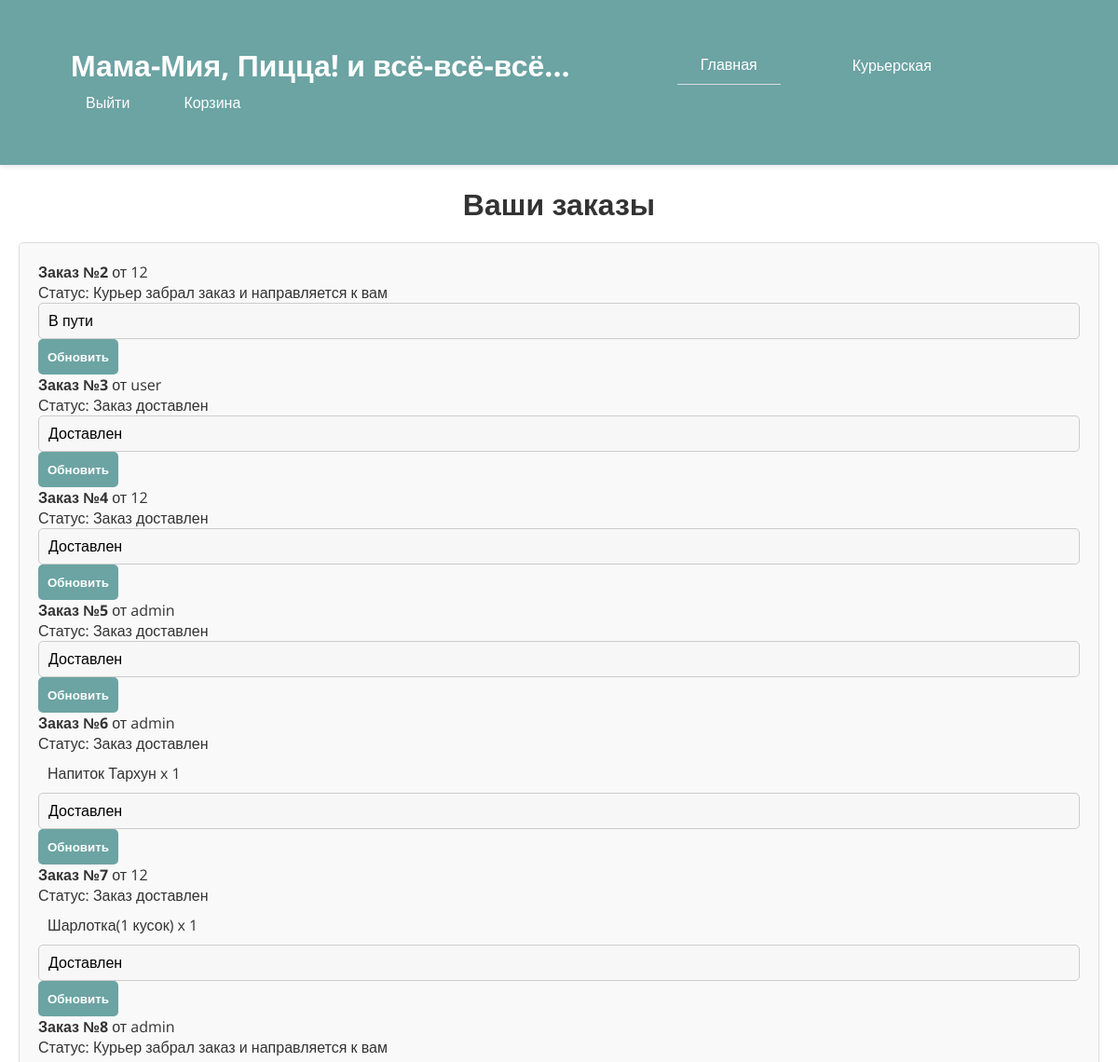
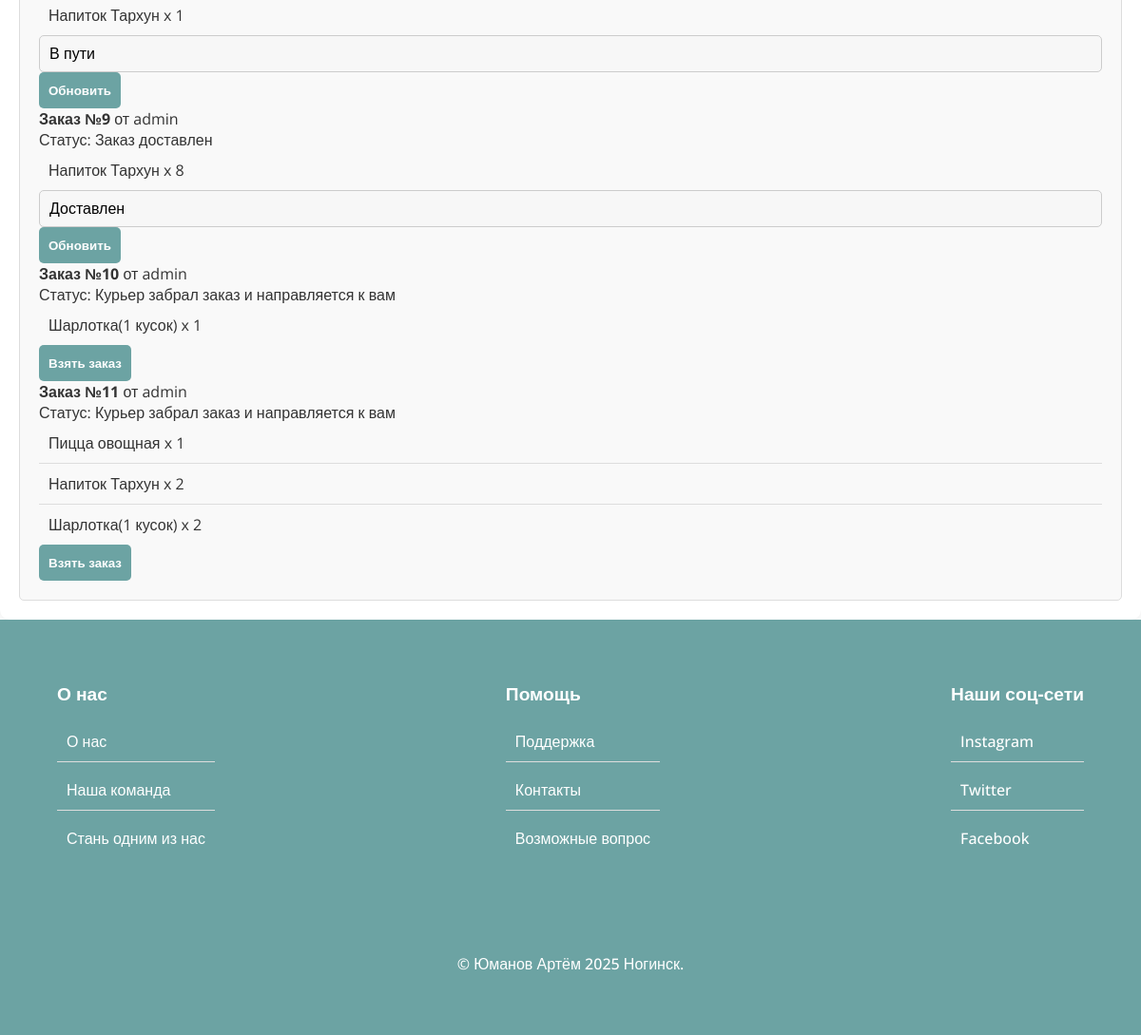
Screenshot of /courier/ (signed in) with the database file from the repository (2 pictures, top to bottom).
### main/models.py (models this page shows, shortened)
class Order(models.Model):
    STATUS_CHOICES = [
        ("Курьер забрал заказ и направляется к вам", "Курьер забрал заказ и направляется к вам"),
        ("Заказ доставлен", "Заказ доставлен"),
    ]
    user = models.ForeignKey(User, on_delete=models.CASCADE, related_name="orders")
    status = models.CharField(max_length=100, choices=STATUS_CHOICES, default="Курьер забрал заказ и направляется к вам")
    courier = models.ForeignKey(User, on_delete=models.SET_NULL, null=True, blank=True, related_name="deliveries")
    created_at = models.DateTimeField(auto_now_add=True)

class User(AbstractUser):
    is_courier = models.BooleanField(default=False)
    is_admin = models.BooleanField(default=False)

class OrderItem(models.Model):
    order = models.ForeignKey(Order, on_delete=models.CASCADE, related_name="items")
    product = models.ForeignKey(Product, on_delete=models.CASCADE)
    quantity = models.PositiveIntegerField(default=1)

class Product(models.Model):
    CATEGORY_CHOICES = [
        ("Горячее", "Горячее"),
        ("Второе", "Второе"),
        ("Напитки", "Напитки"),
        ("Десерты", "Десерты"),
    ]
    name = models.CharField(max_length=100)
    price = models.DecimalField(max_digits=8, decimal_places=2)
    image = models.ImageField(upload_to="uploads/")
    category = models.CharField(max_length=20, choices=CATEGORY_CHOICES)

### main/views.py (the view, shortened to what this page needs)
# urls.py: path('courier/', views.courier_panel_view, name='courier_panel'),
@login_required
def courier_panel_view(request):
    from .models import Order
    if not request.user.is_courier:
        return redirect('home')
    orders = Order.objects.filter(models.Q(courier=request.user) | models.Q(courier__isnull=True))
    return render(request, "main/courier_panel.html", {"orders": orders})

### main/templates/main/courier_panel.html (shortened to what this page needs)
{% extends "main/base.html" %}
{% load static %}
{% block content %}
<link rel="stylesheet" href="{% static 'main/css/panel.css' %}">
<link rel="stylesheet" href="{% static 'main/css/cart.css' %}">
<link rel="stylesheet" href="{% static 'main/css/cour.css' %}">
<div class="admin-container">
    <h1>Ваши заказы</h1>
    <div class="admin-section">
        <table id="order-list">
            <tbody>
                {% for order in orders %}
    <div class="order-block">
        <p><strong>Заказ №{{ order.id }}</strong> от {{ order.user.username }}</p>
        <p>Статус: {{ order.status }}</p>
        <ul>
            {% for item in order.items.all %}
                <li>{{ item.product.name }} x {{ item.quantity }}</li>
            {% endfor %}
        </ul>
        {% if not order.courier %}
            <form method="post">
                <button type="submit">Взять заказ</button>
            </form>
                {% else %}
                    <form method="post">
                        <select name="status">
                            <option value="Курьер забрал заказ и направляется к вам" {% if order.status == "Курьер забрал заказ и направляется к вам" %}selected{% endif %}>В пути</option>
                            <option value="Заказ доставлен" {% if order.status == "Заказ доставлен" %}selected{% endif %}>Доставлен</option>
                        </select>
                        <button type="submit">Обновить</button>
                    </form>
                {% endif %}
    </div>
        {% endfor %}
            </tbody>
        </table>
    </div>
</div>
{% endblock %}

### main/static/main/css/main.css (style rules this page uses)
* { margin: 0; padding: 0; box-sizing: border-box; }
body { font-family: "Open Sans", sans-serif; background-color: #ffffff; color: #333; margin: 0; }

### main/static/main/css/panel.css (style rules this page uses)
body { font-family: "Open Sans", sans-serif; background-color: #f4f4f4; margin: 0; padding: 0; }
.admin-container { max-width: 1200px; margin: 0 auto; padding: 20px; background-color: #fff; box-shadow: 0 0 10px rgba(0, 0, 0, 0.1); border-bottom-right-radius: 10px; border-bottom-left-radius: 10px; }
h1 { text-align: center; margin-bottom: 20px; }
.admin-section { flex: 1; min-width: 280px; padding: 20px; background-color: #f9f9f9; border: 1px solid #ddd; border-radius: 5px; }
form { display: flex; flex-direction: column; gap: 10px; }
select { appearance: none; background-color: #f7f7f7; border: 1px solid #ccc; padding: 10px; font-size: 16px; width: 100%; border-radius: 5px; }
select option { background-color: #fff; color: #333; }
input, textarea, button { padding: 10px; border: 1px solid #ccc; border-radius: 5px; outline: none; font-family: "Open Sans", sans-serif; }
button { background-color: #6ca3a3; color: #fff; border: none; cursor: pointer; transition: background-color 0.3s; font-family: "Open Sans", sans-serif; font-weight: 600; }
ul { list-style-type: none; padding: 0; }
ul li { padding: 10px; border-bottom: 1px solid #ddd; }
ul li:last-child { border-bottom: none; }

### main/static/main/css/cart.css (style rules this page uses)
* { margin: 0; padding: 0; box-sizing: border-box; }
body { font-family: "Open Sans", sans-serif; background-color: #ffffff; color: #333; }

### rows the page displays
Order: id "2", user.username "12", status "Курьер забрал заказ и направляется к вам", status "В пути"
Order: id "3", user.username "user", status "Заказ доставлен", status "Доставлен"
Order: id "4", user.username "12", status "Заказ доставлен", status "Доставлен"
Order: id "5", user.username "admin", status "Заказ доставлен", status "Доставлен"
Order: id "6", user.username "admin", status "Заказ доставлен", status "Доставлен"
OrderItem: product.name "Напиток Тархун", quantity "1"
Order: id "7", user.username "12", status "Заказ доставлен", status "Доставлен"
OrderItem: product.name "Шарлотка(1 кусок)", quantity "1"
Order: id "8", user.username "admin", status "Курьер забрал заказ и направляется к вам", status "В пути"
OrderItem: product.name "Напиток Тархун", quantity "1"
Order: id "9", user.username "admin", status "Заказ доставлен", status "Доставлен"
OrderItem: product.name "Напиток Тархун", quantity "8"
Order: id "10", user.username "admin", status "Курьер забрал заказ и направляется к вам"
OrderItem: product.name "Шарлотка(1 кусок)", quantity "1"
Order: id "11", user.username "admin", status "Курьер забрал заказ и направляется к вам"
OrderItem: product.name "Пицца овощная", quantity "1"
OrderItem: product.name "Напиток Тархун", quantity "2"
OrderItem: product.name "Шарлотка(1 кусок)", quantity "2"
